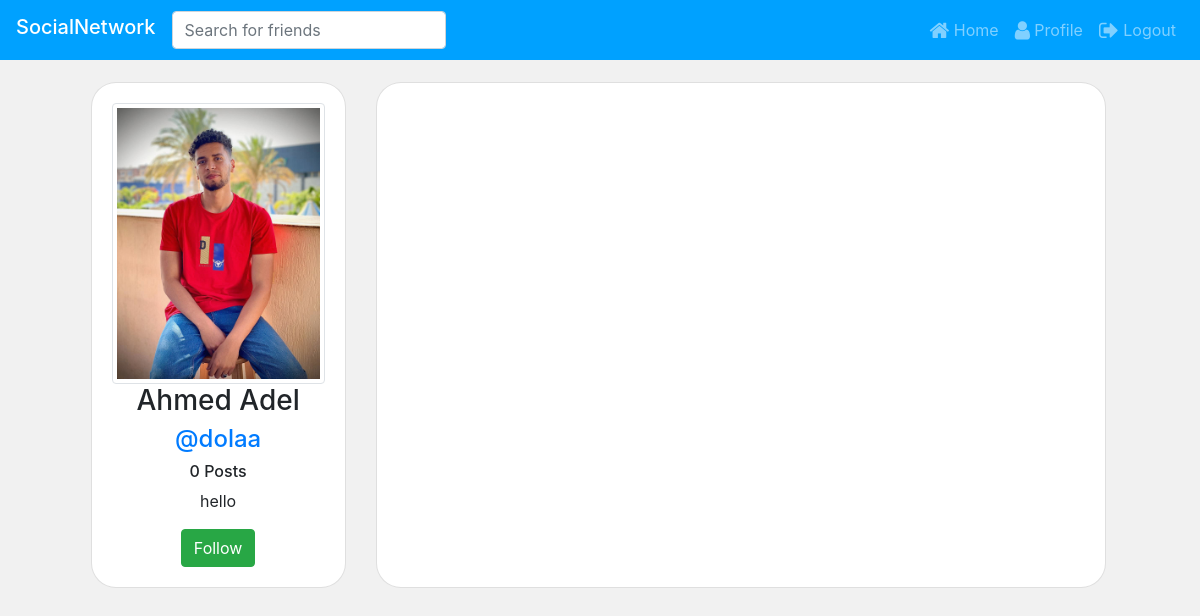
The page /user/dolaa/ (signed in) on the database as committed earlier.
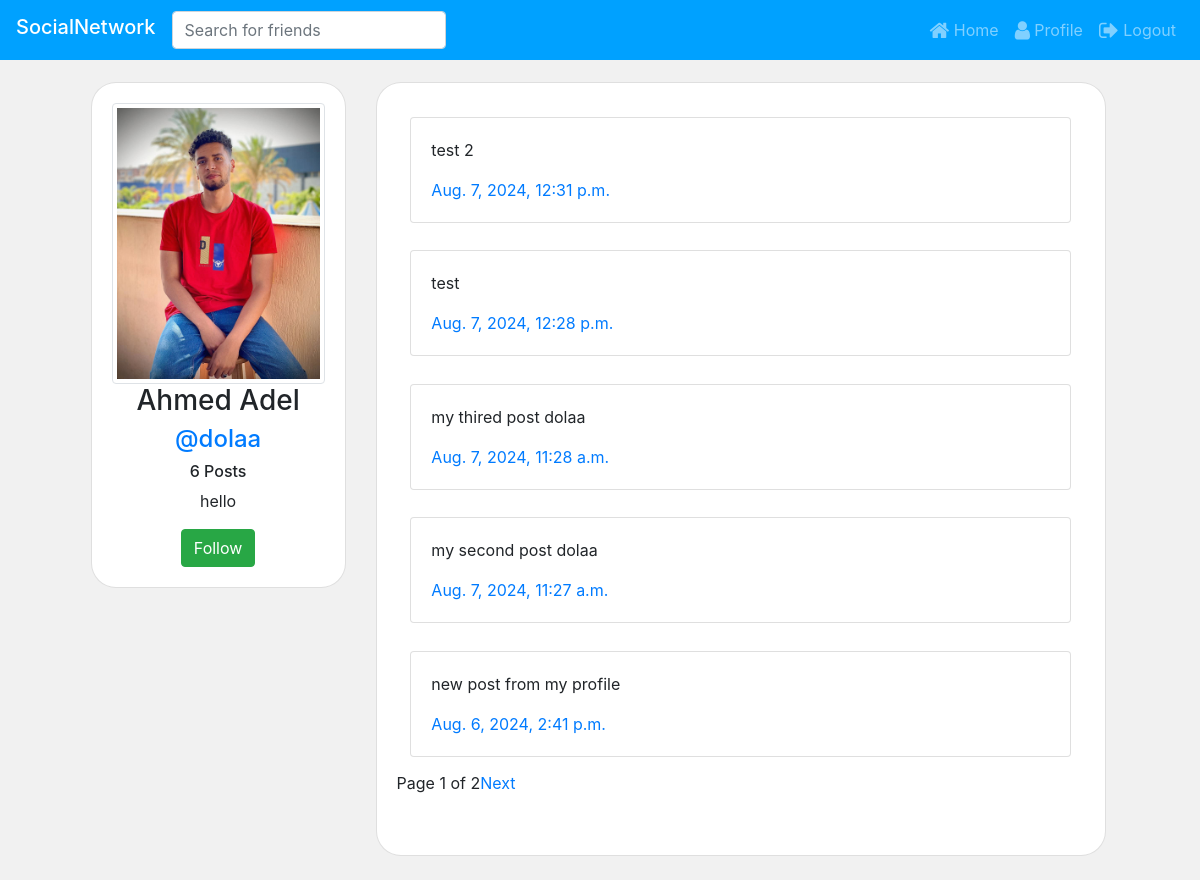
The same page on the database as committed later.
### core/models.py (models this page shows, shortened)
class User(AbstractUser):
    profile_pic =models.ImageField(default='profile_pics/default.jpg',upload_to='profile_pics')
    bio = models.TextField(blank=True,null=True ,max_length=500 , default="")
    def get_num_posts(self):
        return Post.objects.filter(user=self).count()
    def is_following(self , user_B):
        count = Friends.objects.filter(user_a=self ,user_b=user_B).count()
        if count > 0 :
            return True
        else:
            return False

class Post(models.Model):
    user = models.ForeignKey(User , on_delete=models.CASCADE)
    caption = models.TextField(max_length=600 , null=False)
    date_created = models.DateTimeField(auto_now_add=True , null=False)

### core/views.py (the view)
# urls.py: path("user/<str:username>/",FriendProfile.as_view() ,name='friend-profile' ),
@method_decorator(login_required(login_url='login'),name='dispatch')
class FriendProfile(ListView):
    model = Post
    template_name = 'friend-profile.html'
    paginate_by = 5
    def get(self, *args, **kwargs):
        friend_username = self.kwargs['username']
        user_username = self.request.user.username
        if friend_username == user_username :
            return redirect ('profile')
        else:
            return super(FriendProfile,self).get(*args , **kwargs)
    def get_context_data(self, **kwargs: Any):
        context = super().get_context_data(**kwargs)
        friend_username = self.kwargs['username']
        friend = User.objects.get(username = friend_username)
        context['friend'] = friend
        is_following = self.request.user.is_following(friend)
        context['is_following'] = is_following
        return context
    def get_queryset(self) :
        friend_username = self.kwargs['username']
        friend = User.objects.get(username = friend_username)
        return Post.objects.filter(user = friend).order_by('-date_created')

### Templates/friend-profile.html (shortened to what this page needs)
{%  extends 'base.html' %}
{% load crispy_forms_tags %}
{% block navbar %}
{%  include 'navbar.html' %}
{% endblock navbar %}
{% block content %}
<div class="row" style="margin-top:2%;">
    <div class="col-md-3" style="margin-left:4%; text-align: center;">
        <div class="card card-body" style="border-radius:25px;">
            <img class="img-fluid img-thumbnail"  src="{{friend.profile_pic.url}}" >
            <h3 >{{friend.first_name}} {{friend.last_name}}</h3>
            <a href="#"><h4 >@{{friend.username}}</h4></a>
            <h6> {{friend.get_num_posts}} Posts</h6>
            <p>{{friend.bio}}</p>
            {% if is_following %}
            <a href="/unfollow/{{friend.id }}"><button class="btn btn-danger"> Unfollow </button></a>
            {% else %}
            <a href="/follow/{{friend.id }}"><button class="btn btn-success"> Follow </button></a>
            {% endif%}
        </div>
    </div>
  <div class="col-md-8" >
        <div class="card card-body"style="border-radius:25px; min-height:100%;">
                {% for post in object_list %}
                <div class="card" style="margin: 2%;">
                    <div class="card-body">
                        <p class="card-text">{{post.caption}}</p>
                        <a href="#" class="card-link">{{post.date_created}}</a>
                    </div>
                </div>
                {% endfor %}
            {% include 'pagination.html'%}
        </div>
        <br>
    </div>
</div>
{% endblock content %}

Rows that differ between the two databases and show on the page:
changed User "Ahmed": get_num_posts "0" → "6"
added Post: caption "test 2", date_created "Aug. 7, 2024, 12:31 p.m."
added Post: caption "test", date_created "Aug. 7, 2024, 12:28 p.m."
added Post: caption "my thired post dolaa", date_created "Aug. 7, 2024, 11:28 a.m."
added Post: caption "my second post dolaa", date_created "Aug. 7, 2024, 11:27 a.m."
added Post: caption "new post from my profile", date_created "Aug. 6, 2024, 2:41 p.m."
Other text that changed with them:
{{ page_obj.number }}: (not shown) → "1"
{{ page_obj.paginator.num_pages }}: (not shown) → "2"
text now shown: "Page of Next"
